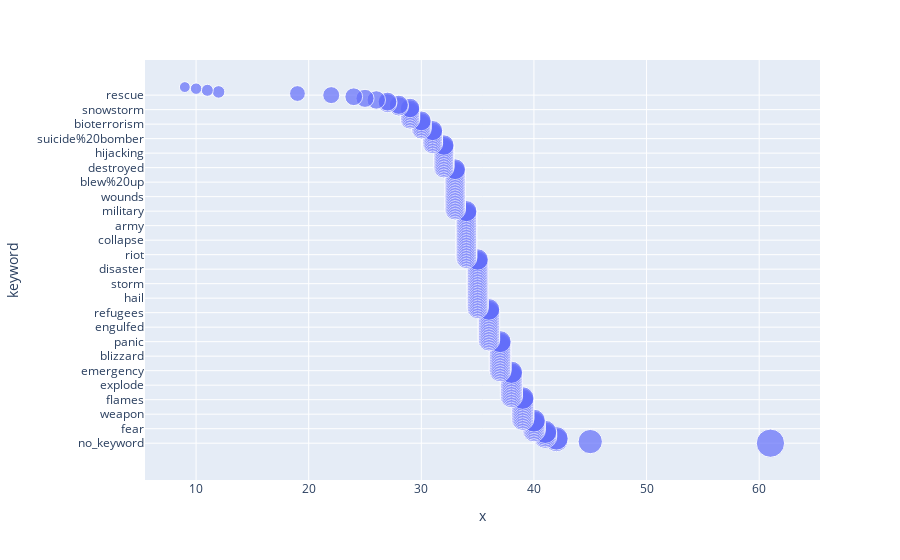

Notebook code for this chart:
### Code cell
# the most commently keyword appeared in our data set
feat=df_train['keyword'].value_counts()
print(feat.head())
fig = px.scatter(feat, x=feat.values, y=feat.index,size=feat.values)
fig.show()

### Figure 1 — Plotly figure (JSON) as saved in the notebook; plotly's stock layout.template omitted (floating-point values rounded to 4 significant figures; data arrays with more than 128 entries replaced by an {"elided": "..."} marker saying what was removed)
{"data": [{"hovertemplate": "x=%{x}<br>keyword=%{y}<br>size=%{marker.size}<extra></extra>", "legendgroup": "", "marker": {"color": "#636efa", "size": {"elided": "222 int values"}, "sizemode": "area", "sizeref": 0.1525, "symbol": "circle"}, "mode": "markers", "name": "", "orientation": "h", "showlegend": false, "type": "scatter", "x": {"elided": "222 int values"}, "xaxis": "x", "y": {"elided": "222 str values"}, "yaxis": "y"}], "layout": {"legend": {"itemsizing": "constant", "tracegroupgap": 0}, "margin": {"t": 60}, "xaxis": {"anchor": "y", "domain": [0, 1], "title": {"text": "x"}}, "yaxis": {"anchor": "x", "domain": [0, 1], "title": {"text": "keyword"}}}}
